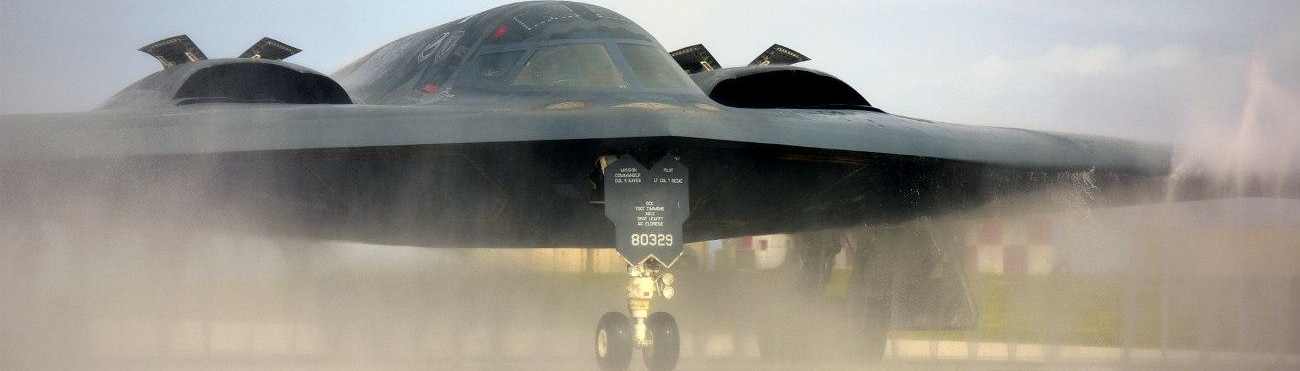
#> input picture ml-exp-2-classificatioin-mlp/ML-EXP-2-1-Classification/airplane/test/B2/01539e41503813d687505821b66913de_0.jpg, 1300 x 371 px, given as the content of the folder ./airplane/train, which was not available
$ jupyter execute --allow-errors svm_template.ipynb
#> lines starting #> are read from the running program, lines starting #| are printed output that depends on the picture; pictures that were not available may be replaced by others from this repository, and a replacement may not be noted
[cell 1]
# 步骤一：导入相关库
import os
import numpy as np
import matplotlib.pyplot as plt
from PIL import Image
from sklearn.svm import SVC
from sklearn.metrics import accuracy_score, confusion_matrix
from sklearn.preprocessing import StandardScaler
import seaborn as sns

[cell 2]
# 步骤二：加载数据集
# 2.1 设置数据路径和图像尺寸
data_dir = ".\\airplane"
image_size = (64, 64)
os.makedirs('./output', exist_ok=True)

# 2.2：数据增强函数（水平翻转、随机旋转）
def augment_image(img_array):
    augmented = []
    # 随机旋转 -15 到 15 度
    pil_img = Image.fromarray((img_array * 255).astype(np.uint8))
    angle = np.random.uniform(-15, 15)     #设置旋转角度
    rotated = pil_img.rotate(angle)   #使用ratate()旋转图像
    rotated = np.array(rotated) / 255.0
    augmented.append(rotated)
    return augmented

# 2.3 定义读取图像文件夹的函数
def load_image_folder(path, augment=False):
    X = []
    y = []
    raw_imgs = []
    class_names = sorted(os.listdir(path))
    for label, cls in enumerate(class_names):
        cls_path = os.path.join(path, cls)
        for fname in os.listdir(cls_path):
            if fname.lower().endswith(('.jpg', '.jpeg', '.png')):
                img_path = os.path.join(cls_path, fname)
                img = Image.open(img_path).convert('RGB')  # 请在此处编写代码：读取图像并转换为RGB
                img = img.resize(image_size)  # 请在此处编写代码：resize图像为统一尺寸
                img_array = np.array(img) / 255.0 # 请在此处编写代码：转为numpy并归一化
                raw_imgs.append(img_array)
                img_array = np.transpose(img_array, (2, 0, 1)).flatten()  # 请在此处编写代码：转换为(3, H, W)再flatten为1D向量

                X.append(img_array)
                y.append(label)
                if augment:
                    for aug_img in augment_image(img_array):
                        X.append(aug_img.flatten())
                        y.append(label)  #添加增强后的图像和标签
    return np.array(X), np.array(y), raw_imgs, class_names

# 2.4 加载训练集和测试集
# 请在此处编写代码：调用load_image_folder加载train和test数据
train_path = os.path.join(data_dir, 'train')
test_path = os.path.join(data_dir, 'test')
X_train, y_train, _, classes = load_image_folder(train_path, augment=True)
#> in load_image_folder, img is the input picture: PIL image 1300x371 RGB; mean R, G, B 147.9, 144.8, 137
#> in load_image_folder, `img = img.resize(image_size)`:
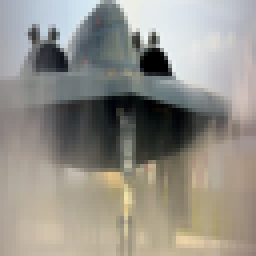
#> img: PIL image 64x64 RGB (shown 4 times larger); mean R, G, B 147.9, 144.8, 137
#> in load_image_folder, `img_array = np.transpose(img_array, (2, 0, 1)).flatten()`: img_array = 12288 values, max 0.957 at index 4708, min 0 at index 869, mean 0.562
#> in augment_image, `angle = np.random.uniform(-15, 15)`: angle = 1.46
#> the loop in load_image_folder, `for aug_img in augment_image(img_array):` made 1 pass
#> after the loop in load_image_folder, `for aug_img in augment_image(img_array):`: X = 2 items; y = [0, 0]
#> y_train = [0, 0]; classes = ['01539e41503813d687505821b66913de_0.jpg']
X_test, y_test, raw_test_imgs, _ = load_image_folder(test_path, augment=False)
#> pass 2 of the loop in load_image_folder, `for label, cls in enumerate(class_names):`:
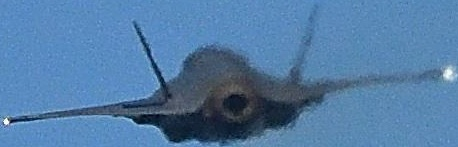
#> input picture ml-exp-2-classificatioin-mlp/ML-EXP-2-1-Classification/airplane/test/F35/008f4dc1928d36913ad0ae7d93c12a58_0.jpg, 458 x 147 px, found by its file name
#> in load_image_folder, img is the input picture: PIL image 458x147 RGB; mean R, G, B 82.4, 123.9, 165.8
#> in load_image_folder (call 2), `img = img.resize(image_size)`:
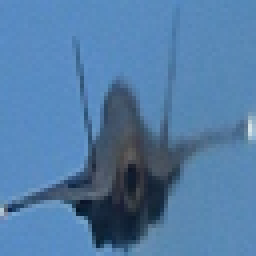
#> img: PIL image 64x64 RGB (shown 4 times larger); mean R, G, B 82.4, 123.9, 165.8
#> in load_image_folder (call 2), `img_array = np.transpose(img_array, (2, 0, 1)).flatten()`: img_array = 12288 values, max 0.914 at index 10302, min 0.0118 at index 3347, mean 0.486

# 2.5 对训练集和测试集进行标准化处理
scaler = StandardScaler()
# 请在此处编写代码：fit_transform X_train，transform X_test
X_train = scaler.fit_transform(X_train)
X_test = scaler.transform(X_test)
